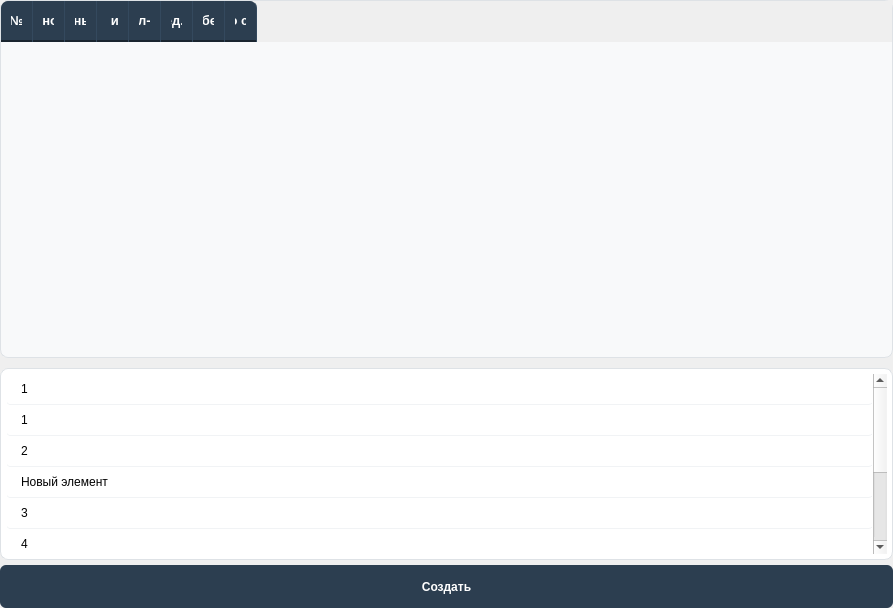
<?xml version="1.0" encoding="UTF-8"?>
<ui version="4.0">
 <class>MainWindow</class>
 <widget class="QMainWindow" name="MainWindow">
  <property name="geometry">
   <rect>
    <x>0</x>
    <y>0</y>
    <width>893</width>
    <height>596</height>
   </rect>
  </property>
  <property name="windowTitle">
   <string>Создание коммерческого предложения</string>
  </property>
  <property name="toolButtonStyle">
   <enum>Qt::ToolButtonIconOnly</enum>
  </property>
  <property name="animated">
   <bool>true</bool>
  </property>
  <property name="documentMode">
   <bool>true</bool>
  </property>
  <property name="tabShape">
   <enum>QTabWidget::Rounded</enum>
  </property>
  <widget class="QWidget" name="centralwidget">
   <layout class="QVBoxLayout" name="verticalLayout_2">
    <property name="spacing">
     <number>0</number>
    </property>
    <property name="leftMargin">
     <number>0</number>
    </property>
    <property name="topMargin">
     <number>0</number>
    </property>
    <property name="rightMargin">
     <number>0</number>
    </property>
    <property name="bottomMargin">
     <number>0</number>
    </property>
    <item>
     <layout class="QVBoxLayout" name="verticalLayout">
      <property name="spacing">
       <number>5</number>
      </property>
      <item>
       <widget class="QTableWidget" name="summaryTable">
        <property name="minimumSize">
         <size>
          <width>891</width>
          <height>358</height>
         </size>
        </property>
        <property name="styleSheet">
         <string notr="true">QTableWidget {
    background-color: #f8f9fa;
    gridline-color: #dee2e6;
    border: 1px solid #dee2e6;
    border-radius: 8px;
    font-family: 'Segoe UI', Arial, sans-serif;
    font-size: 12px;
    selection-background-color: #e3f2fd;
    selection-color: #1565c0;
}

QHeaderView::section {
    background-color: #2c3e50;
    color: white;
    padding: 10px;
    border: none;
    font-weight: bold;
    font-size: 13px;
    border-right: 1px solid #34495e;
    border-bottom: 2px solid #1a252f;
}

QHeaderView::section:first {
    border-top-left-radius: 7px;
}

QHeaderView::section:last {
    border-top-right-radius: 7px;
}

QTableWidget::item {
    padding: 8px;
    border-bottom: 1px solid #e9ecef;
}

QTableWidget::item:nth-child(even) {
    background-color: #f8f9fa;
}

QTableWidget::item:nth-child(odd) {
    background-color: white;
}

QTableWidget::item:selected {
    background-color: #e3f2fd;
    color: #1565c0;
    font-weight: bold;
}

QTableWidget::item[column=&quot;amount&quot;] {
    font-weight: bold;
}

QTableWidget::item[positive=&quot;true&quot;] {
    color: #2e7d32;
    background-color: #e8f5e9;
}

QTableWidget::item[negative=&quot;true&quot;] {
    color: #c62828;
    background-color: #ffebee;
}

QTableWidget::item[zero=&quot;true&quot;] {
    color: #757575;
    font-style: italic;
}

QTableWidget QTableCornerButton::section {
    background-color: #2c3e50;
    border-top-left-radius: 7px;
}

QScrollBar:vertical {
    border: none;
    background: #f8f9fa;
    width: 10px;
    border-radius: 5px;
}

QScrollBar::handle:vertical {
    background: #b0bec5;
    border-radius: 5px;
    min-height: 20px;
}

QScrollBar::handle:vertical:hover {
    background: #78909c;
}

QScrollBar::add-line:vertical, QScrollBar::sub-line:vertical {
    height: 0px;
}</string>
        </property>
        <property name="wordWrap">
         <bool>true</bool>
        </property>
        <attribute name="horizontalHeaderCascadingSectionResizes">
         <bool>false</bool>
        </attribute>
        <attribute name="horizontalHeaderDefaultSectionSize">
         <number>32</number>
        </attribute>
        <attribute name="verticalHeaderVisible">
         <bool>false</bool>
        </attribute>
        <column>
         <property name="text">
          <string>№</string>
         </property>
        </column>
        <column>
         <property name="text">
          <string>Наименование</string>
         </property>
        </column>
        <column>
         <property name="text">
          <string>Каталожный товар</string>
         </property>
        </column>
        <column>
         <property name="text">
          <string>Ед. изм.</string>
         </property>
        </column>
        <column>
         <property name="text">
          <string>Кол-во</string>
         </property>
        </column>
        <column>
         <property name="text">
          <string>Цена за ед. без НДС</string>
         </property>
        </column>
        <column>
         <property name="text">
          <string>Итого без НДС</string>
         </property>
        </column>
        <column>
         <property name="text">
          <string>Итого с НДС</string>
         </property>
        </column>
       </widget>
      </item>
      <item>
       <widget class="Line" name="line">
        <property name="orientation">
         <enum>Qt::Vertical</enum>
        </property>
       </widget>
      </item>
      <item>
       <widget class="QListWidget" name="suppliersList">
        <property name="sizePolicy">
         <sizepolicy hsizetype="Expanding" vsizetype="Minimum">
          <horstretch>0</horstretch>
          <verstretch>0</verstretch>
         </sizepolicy>
        </property>
        <property name="styleSheet">
         <string notr="true">QListWidget {
    background-color: white;
    border: 1px solid #dee2e6;
    border-radius: 8px;
    font-size: 12px;
    padding: 5px;
}

QListWidget::item {
    padding: 8px 12px;
    border-bottom: 1px solid #f1f3f5;
    border-radius: 4px;
}

QListWidget::item:selected {
    background-color: #e3f2fd;
    color: #1565c0;
    font-weight: 500;
}</string>
        </property>
        <property name="frameShape">
         <enum>QFrame::NoFrame</enum>
        </property>
        <property name="editTriggers">
         <set>QAbstractItemView::NoEditTriggers</set>
        </property>
        <property name="dragEnabled">
         <bool>false</bool>
        </property>
        <property name="movement">
         <enum>QListView::Static</enum>
        </property>
        <item>
         <property name="text">
          <string>1</string>
         </property>
        </item>
        <item>
         <property name="text">
          <string>1</string>
         </property>
        </item>
        <item>
         <property name="text">
          <string>2</string>
         </property>
        </item>
        <item>
         <property name="text">
          <string>Новый элемент</string>
         </property>
        </item>
        <item>
         <property name="text">
          <string>3</string>
         </property>
        </item>
        <item>
         <property name="text">
          <string>4</string>
         </property>
        </item>
        <item>
         <property name="text">
          <string>5</string>
         </property>
        </item>
        <item>
         <property name="text">
          <string>6</string>
         </property>
        </item>
        <item>
         <property name="text">
          <string>Новый элемент</string>
         </property>
        </item>
       </widget>
      </item>
      <item>
       <layout class="QHBoxLayout" name="horizontalLayout">
        <property name="topMargin">
         <number>0</number>
        </property>
        <item>
         <widget class="QPushButton" name="createDocButton">
          <property name="styleSheet">
           <string notr="true">QPushButton {
    background-color: #2c3e50;
    color: white;
    border: none;
    padding: 4px 4px;
    border-radius: 6px;
    font-weight: 600;
    font-size: 12px;
    min-height: 35px;
    min-width: 32px;
}

QPushButton:hover {
    background-color: #34495e;
    border: 1px solid #2c3e50;
}

QPushButton:pressed {
    background-color: #1a252f;
}</string>
          </property>
          <property name="text">
           <string>Создать</string>
          </property>
         </widget>
        </item>
       </layout>
      </item>
     </layout>
    </item>
   </layout>
  </widget>
 </widget>
 <resources/>
 <connections/>
</ui>
